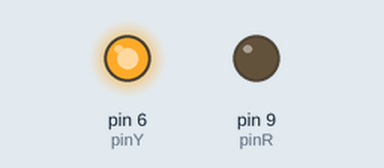
Simulated run of this sketch. Board: Arduino Uno, built with avr-gcc and run on an emulated ATmega328P. On the bench: output pins drawn as LEDs (lit = HIGH).

Above: at 0.1 s.
At 2.9 s:
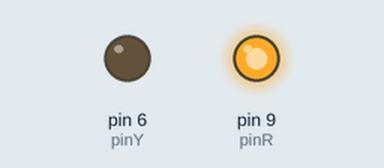
At 7.1 s:
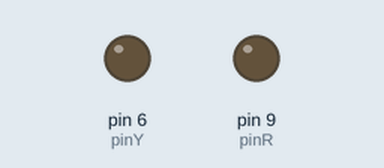
Timing chart, 0 to 7.4 s (numbered marks = the images above):
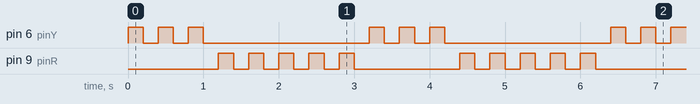

The sketch:

T15_arduinoForLoops.ino
```cpp
int pinR = 9;
int pinY = 6;
int blinkT = 200;
void setup() {
  // put your setup code here, to run once:
pinMode(pinR,OUTPUT);
pinMode(pinY,OUTPUT);
}

void loop() {
  // put your main code here, to run repeatedly:
for(int i = 0; i<3; i++){
  digitalWrite(pinY,HIGH);
  delay(blinkT);
  digitalWrite(pinY,LOW);
  delay(blinkT);
}
for(int i = 0; i< 5; i++){
  digitalWrite(pinR,HIGH);
  delay(blinkT);
  digitalWrite(pinR,LOW);
  delay(blinkT);
}
}
```

Measured:
- by itself, pin 6 (pinY): repeats every 3.2 s: 2 × (LOW 0.20 s, HIGH 0.20 s), LOW 2.2 s, HIGH 0.20 s
- by itself, pin 9 (pinR): repeats every 3.2 s: 4 × (LOW 0.20 s, HIGH 0.20 s), LOW 1.4 s, HIGH 0.20 s
- by itself, everything shown: repeats every 3.2 s, in 16 steps
